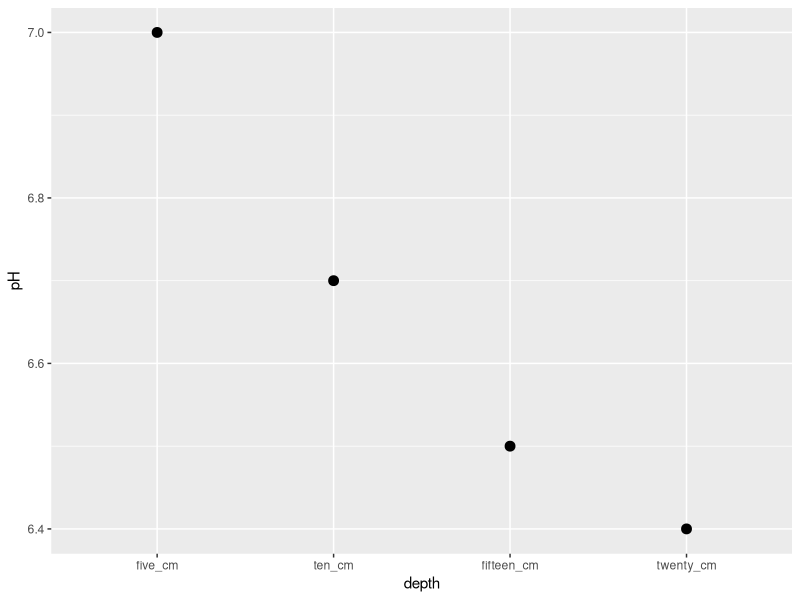
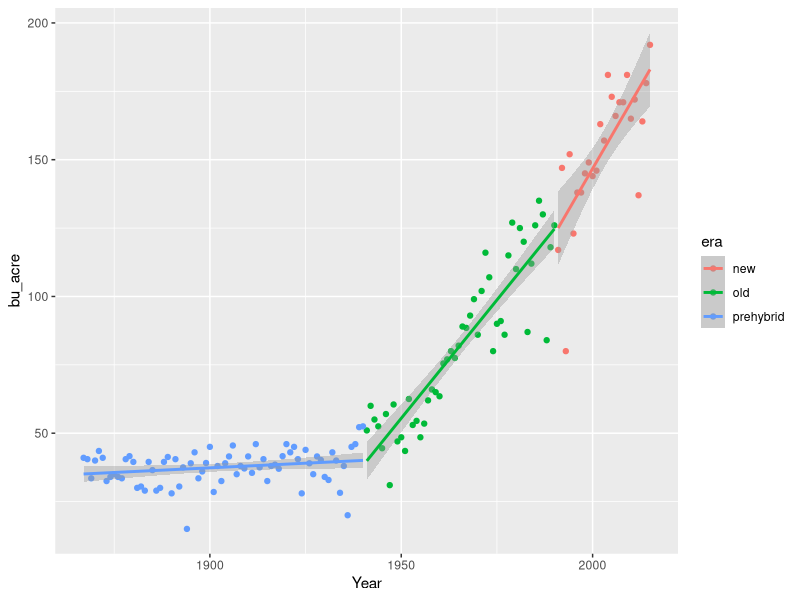
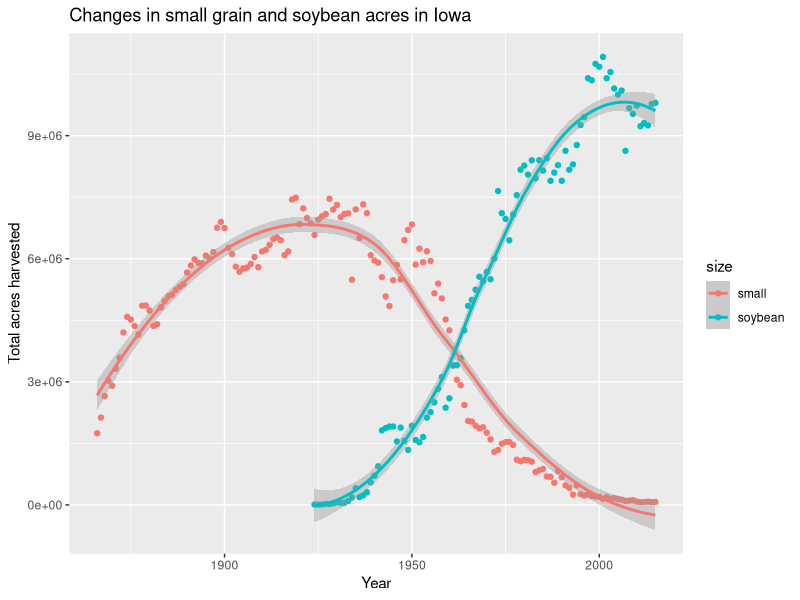

Write the R code that produced these figures, in order.
## ---- chunk 1
library(tidyverse)
## ---- chunk 2
df<-data.frame(property=c("pH", "NO3", "clay", "silt", "sand"),
                    five_cm = c(7, 35, 20, 20, 60),
                    ten_cm = c(6.7, 22, 20, 20, 60),
                    fifteen_cm = c(6.5, 20, 20, 20, 60),
                    twenty_cm = c(6.4, 18, 20, 20, 60),
                   stringsAsFactors=FALSE)

soil<-as_tibble(df)
soil
## ---- chunk 3
soil
## ---- chunk 4
soil
## ---- chunk 5
tidy_soil<-gather(soil, five_cm, ten_cm, fifteen_cm, twenty_cm, 
                  key=depth, value=value)
tidy_soil
## ---- chunk 6
filter(tidy_soil, property == "pH")%>%
ggplot(aes(x=factor(depth, levels = c("five_cm", "ten_cm", "fifteen_cm", "twenty_cm")), y=value))+
  geom_point(size=3)+
  labs(x="depth", y="pH")
## ---- chunk 7
crops<-read_csv("data/NASS-Iowa.csv")
## ---- chunk 8
oats<-(crops[crops$Commodity == "OATS", c(2, 16, 17, 20)])  
head(oats)
## ---- chunk 9
spread(oats, key = `Data Item`, value = Value)
## ---- chunk 10
biomass<-data.frame(trt = c("0", "100", "130", "150"),
               block = c("A", "A", "A", "A"),
                    part=c("leaf", "stem", "fruit", "root"),
                    may = c(5.5, 5.7, 0, 12.0),
                    june = c(7.5, 6.7, 2.0, 14.0),
                    july = c(12.5, 7.7, 8.2, 22.5),
                    august = c(12.5, 7.7, 8.8, 22.0),
                   stringsAsFactors=FALSE)

biomass<-as_tibble(biomass)
biomass

## ---- chunk 11
gather(biomass, may, june, july, august, key = month, value = g_m2)
## ---- chunk 12
gather(biomass, may, june, july, august, key = month, value = g_m2)%>%
  group_by(part, month)%>%
  summarise(avg = mean(g_m2))
## ---- chunk 13
head(crops)
## ---- chunk 14
crops%>%
  select(Year, State, Commodity, `Data Item`, Value)%>%   
  rename(Data = `Data Item`, bu_acre = Value)%>%         
  filter(Year > 1866, 
         Data == "CORN, GRAIN - YIELD, MEASURED IN BU / ACRE")%>% 
  mutate(era = ifelse ((Year %in% c(1867:1940)), "prehybrid",     
                        ifelse((Year %in% c(1941:1990)), "old",    
                                ifelse ((Year %in% c(1991:2015)), 
                                        "new", "nope"))))%>%
  ggplot(aes(x=Year, y=bu_acre, group=era, color=era))+                    
  geom_point()+
  geom_smooth(method=lm)
## ---- chunk 15
crops%>%
  select(Year, State, Commodity, `Data Item`, Value)%>%
  filter(Commodity %in% c("OATS", "BARLEY", "WHEAT", "RYE", "SOYBEANS") & 
           `Data Item` %in% c("OATS - ACRES HARVESTED",
                              "BARLEY - ACRES HARVESTED",
                              "WHEAT - ACRES HARVESTED",
                              "RYE - ACRES HARVESTED",
                              "SOYBEANS - ACRES HARVESTED"))%>%
  mutate(size = ifelse ((Commodity %in% c("OATS", "BARLEY", "WHEAT", "RYE")),
                        "small","soybean"))%>%
  group_by(size, Year)%>%
  summarise(total=sum(Value))%>%
  ggplot(aes(x=Year, y=total, group=size, color=size))+
  geom_point()+
  geom_smooth()+
  ggtitle("Changes in small grain and soybean acres in Iowa")+
  labs(y="Total acres harvested")
